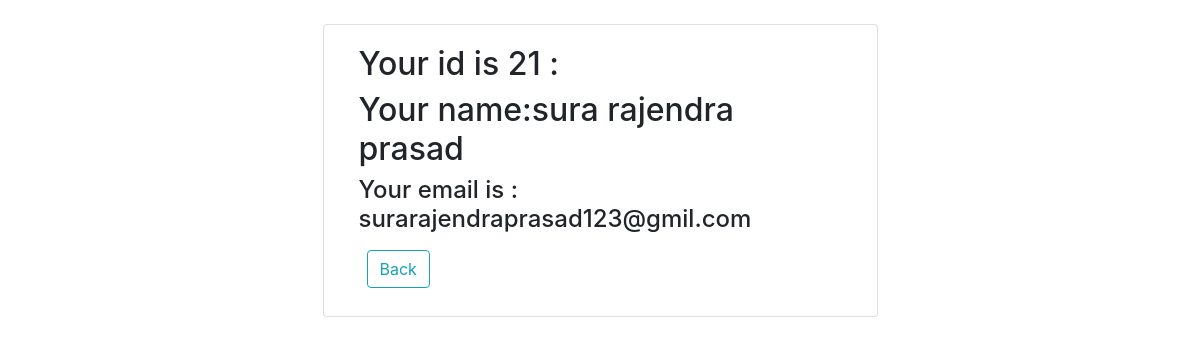
Screenshot of /viw/21/ with the database file from the repository.
### Dar/models.py (models this page shows, shortened)
class Register(models.Model):
	name=models.CharField(max_length=20)
	email=models.EmailField(max_length=30)
	age=models.IntegerField(default=False)

### Dar/views.py (the view)
# urls.py: path('viw/<int:y>/',views.viw,name="viw"),
def viw(requset,y):
	w=Register.objects.get(id=y)
	return render(requset,'html/viw.html',{'w':w})

### Dar/templates/html/viw.html (shortened to what this page needs)
{% load static %}
<!DOCTYPE html>
<html>
<head>
    <link rel="stylesheet" type="text/css" href="{% static 'css/bootstrap.min.css' %}">
</head>
<body>
	<div class="container mt-4">
		<div class="card col-md-6 mx-auto">
			<div class="card-body">
				<h2>Your id is {{w.id}} :</h2>
				<h2>Your name:{{w.name}}</h2>
				<h4>Your email is : {{w.email}}</h4>
				<a href="{% url 'display' %}" class="btn btn-outline-info mx-2 my-2">Back</a>
			</div>
		</div>
	</div>
</body>
</html>

### rows the page displays
Register: id "21", name "sura rajendra prasad", email "surarajendraprasad123@gmil.com"
